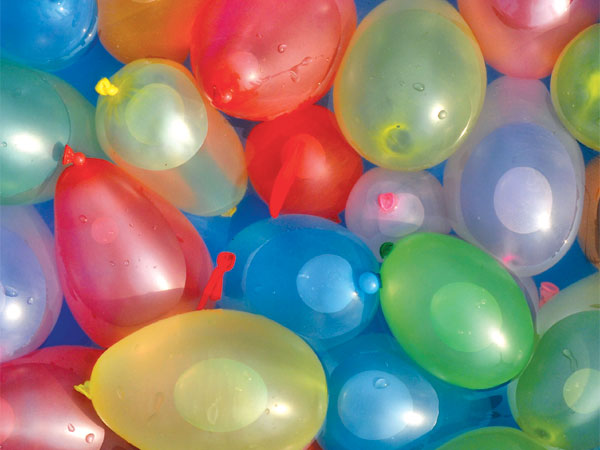
#> input picture images/water_balloons.jpg, 600 x 450 px
$ jupyter execute Water_balloon.ipynb   (shell and % lines are left out)
#> lines starting #> are read from the running program, lines starting #| are printed output that depends on the picture; after the words box and inside, x2 and y2 are one past the last pixel; in counts of white or black regions, pixels touching at a corner belong together
[cell 1]
import matplotlib.pyplot as plt
import numpy as np
import cv2


# Read the image
image = cv2.imread('images/water_balloons.jpg')
#> image is the input picture: shape (450, 600, 3); mean B, G, R 122.9, 133.3, 141.6

# Make a copy of the image
image_copy = np.copy(image)

# Change the color space
image_copy = cv2.cvtColor(image_copy, cv2.COLOR_BGR2RGB)

plt.imshow(image_copy)

[cell 2]
# RGB channels
r = image_copy[:, :, 0]
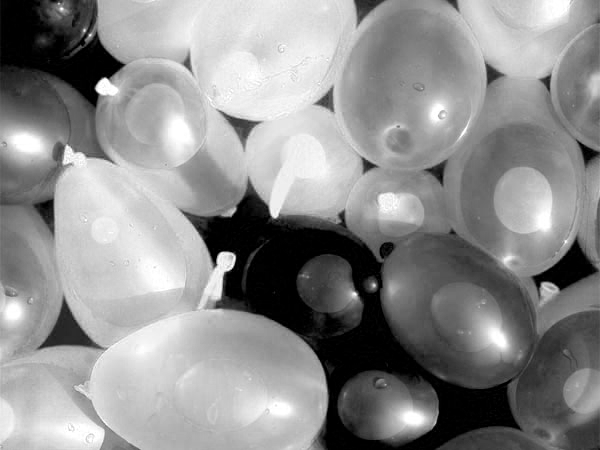
#> r: shape (450, 600); min 0, max 255, mean 141.6
g = image_copy[:, :, 1]
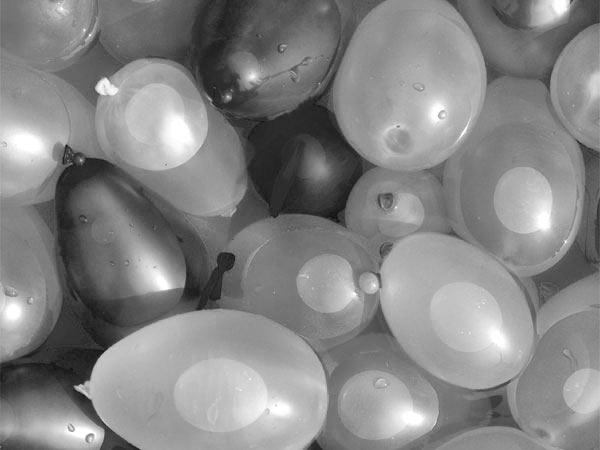
#> g: shape (450, 600); min 14, max 255, mean 133.3
b = image_copy[:, :, 2]
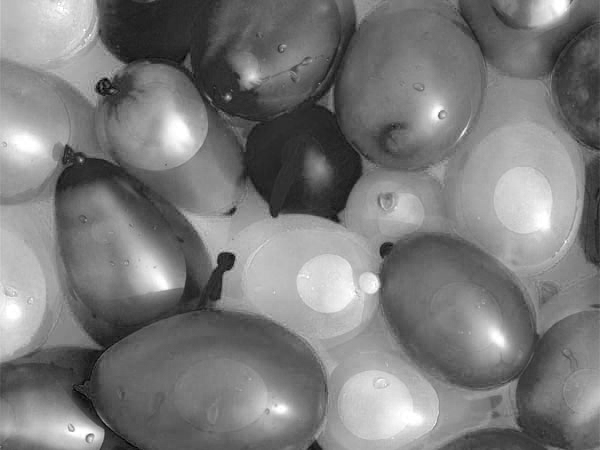
#> b: shape (450, 600); min 0, max 255, mean 122.9

f, (ax1, ax2, ax3) = plt.subplots(1, 3, figsize=(20, 10))

ax1.set_title('Red')
ax1.imshow(r, cmap='gray')

ax2.set_title('Green')
ax2.imshow(g, cmap='gray')

ax3.set_title('Blue')
ax3.imshow(b, cmap='gray')
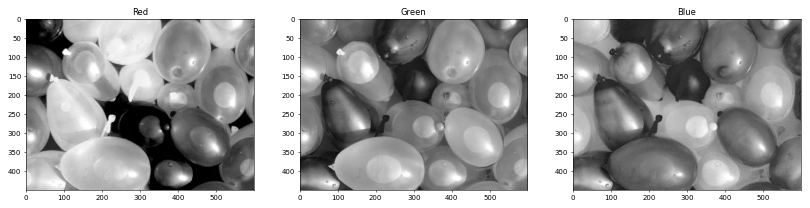
#> figure drawn by matplotlib, 3 panels

[cell 3]
# Convert from RGB to HSV
hsv = cv2.cvtColor(image_copy, cv2.COLOR_RGB2HSV)
#> hsv: shape (450, 600, 3); mean H, S, V 75.6, 132.3, 182.4

# HSV Channnel
h = hsv[:, :, 0]
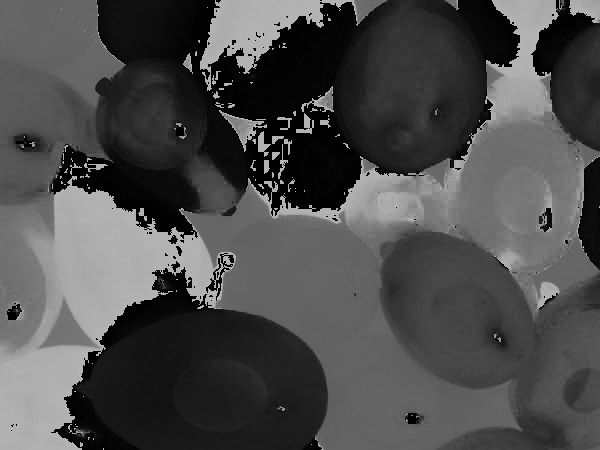
#> h: shape (450, 600); min 0, max 179, mean 75.6
s = hsv[:, :, 1]
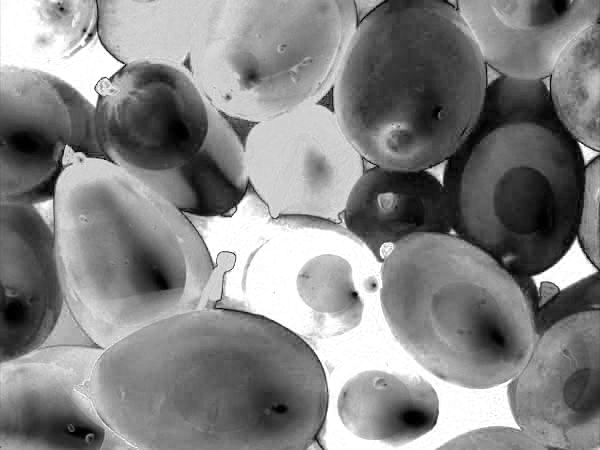
#> s: shape (450, 600); min 0, max 255, mean 132.3
v = hsv[:, :, 2]
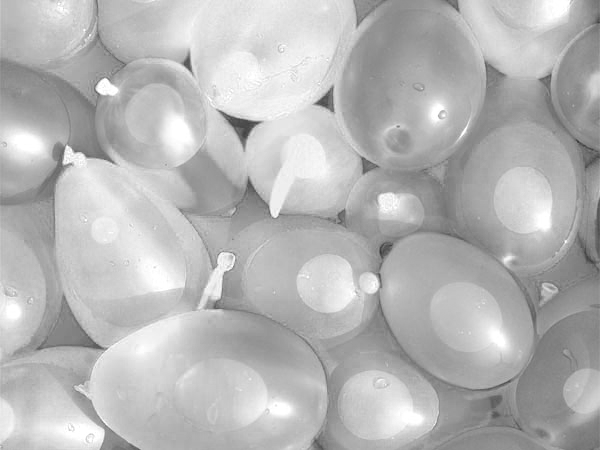
#> v: shape (450, 600); min 58, max 255, mean 182.4

f, (ax1, ax2, ax3) = plt.subplots(1, 3, figsize=(20,10))

ax1.set_title('Hue')
ax1.imshow(h, cmap='gray')

ax2.set_title('Saturation')
ax2.imshow(s, cmap='gray')

ax3.set_title('Value')
ax3.imshow(v, cmap='gray')

Define pink and hue selection thresholds

[cell 4]
# Define our color selection criteria in RGB values
lower_pink = np.array([180,0,100])
upper_pink = np.array([255,255,230])

[cell 5]
# Define our color selection criteria in HSV values
lower_hue = np.array([160, 0, 0])
upper_hue = np.array([180, 255, 255])  # hue is from 0 - 180

Mask the image

[cell 6]
""" RGB Mask """
# Define the masked are
mask_rgb = cv2.inRange(image_copy, lower_pink, upper_pink)
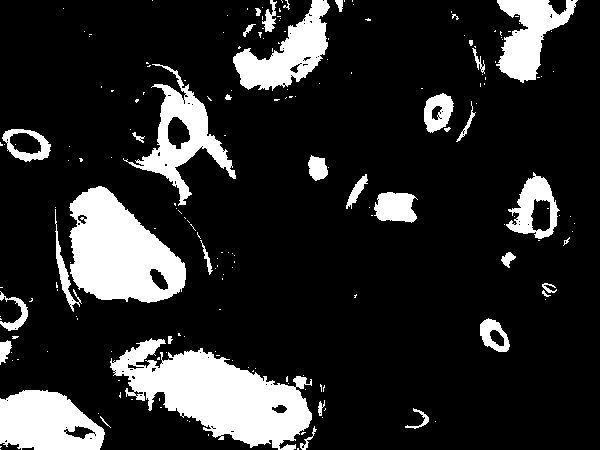
#> mask_rgb: shape (450, 600); 16.5% white; 193 white regions (155 under 20 px), largest, box (x1, y1, x2, y2) and area: (110, 338, 312, 450) 11330, (69, 186, 186, 303) 8839, (0, 390, 105, 450) 4784

# Create an copy and mask the image
masked_image = np.copy(image_copy)
masked_image[mask_rgb==0] = [0,0,0]

plt.imshow(masked_image)
plt.title('RGB Selection')

[cell 7]
""" HSV msk """
# Define the masked area
mask_hsv = cv2.inRange(hsv, lower_hue, upper_hue)
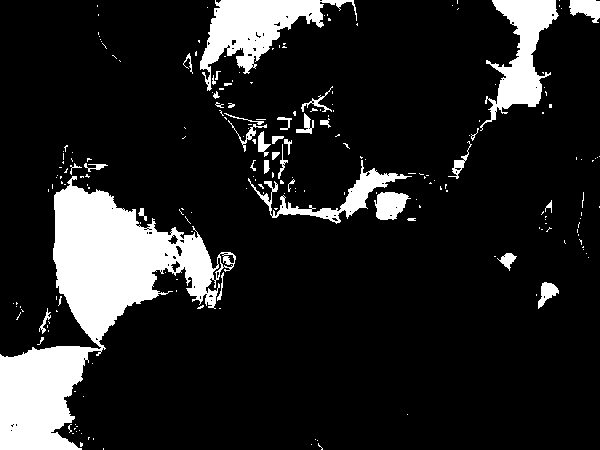
#> mask_hsv: shape (450, 600); 13.8% white; 216 white regions (178 under 20 px), largest, box (x1, y1, x2, y2) and area: (0, 176, 236, 450) 21792, (200, 0, 357, 91) 5150, (480, 0, 559, 131) 4052

# Create an copy and mask the image
masked_image = np.copy(image_copy)
masked_image[mask_hsv==0] = [0,0,0]
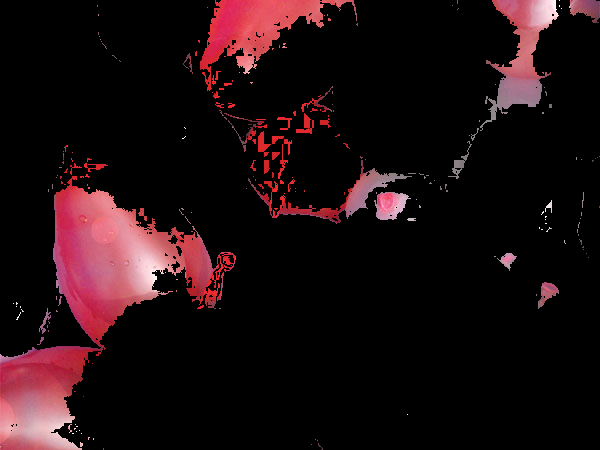
#> masked_image: shape (450, 600, 3); mean R, G, B 28, 12.7, 15.2

plt.imshow(masked_image)
plt.title('HSV selection')

$ run again, with images/pizza_bluescreen.jpg copied over images/water_balloons.jpg
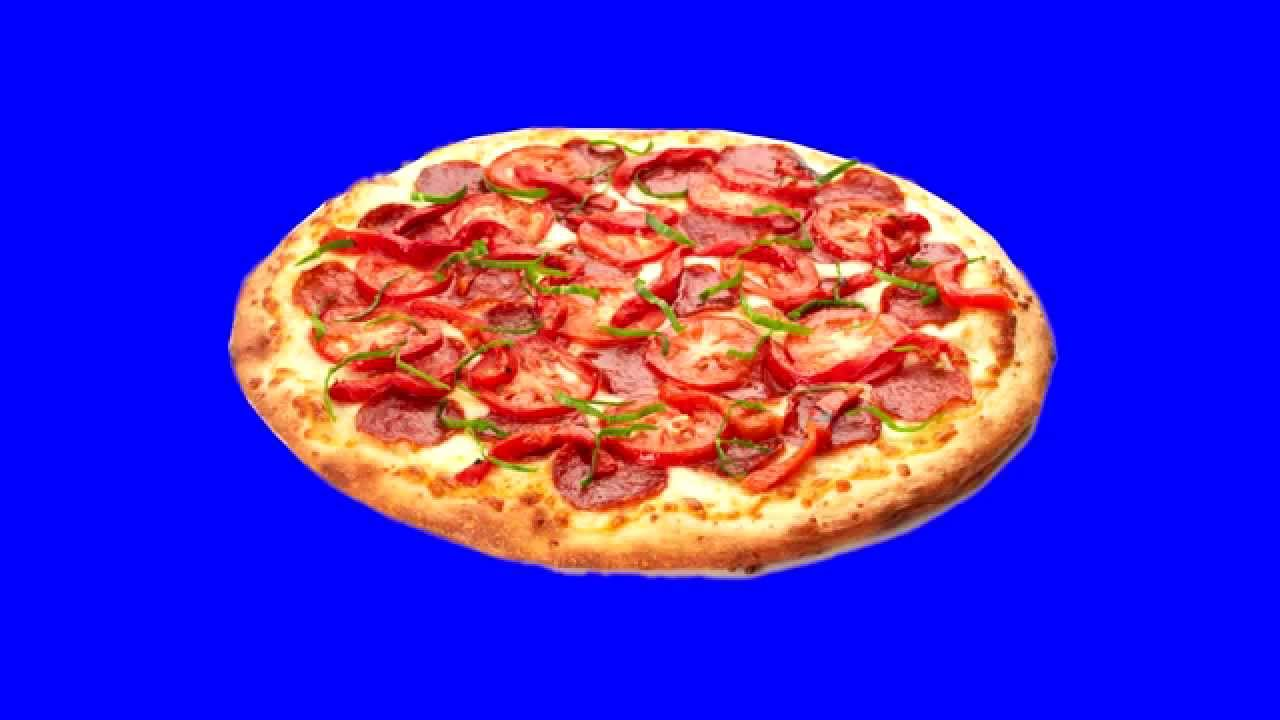
#> input picture images/pizza_bluescreen.jpg, 1280 x 720 px
#> image is the input picture: shape (720, 1280, 3); mean B, G, R 200.5, 40.8, 70.2
#> hsv: shape (720, 1280, 3); mean H, S, V 88.6, 225.6, 243.5
#> `mask_rgb = cv2.inRange(image_copy, lower_pink, upper_pink)`:
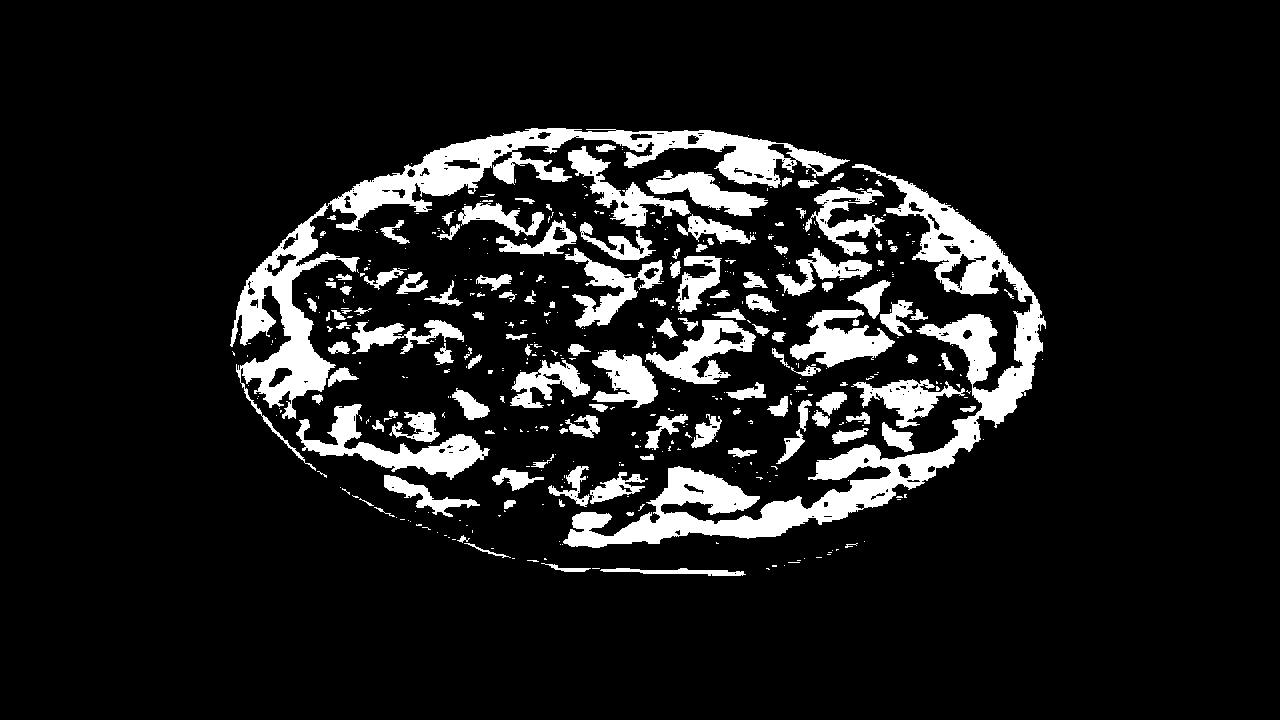
#> mask_rgb: shape (720, 1280); 11.1% white; 496 white regions (361 under 20 px), largest, box (x1, y1, x2, y2) and area: (563, 164, 1046, 548) 25599, (230, 128, 850, 471) 22251, (296, 404, 490, 480) 4373
#> mask_hsv: shape (720, 1280); 1.3% white; 396 white regions (297 under 20 px), largest, box (x1, y1, x2, y2) and area: (358, 222, 496, 267) 1964, (782, 361, 884, 388) 979, (400, 386, 442, 408) 352
#> `masked_image[mask_hsv==0] = [0,0,0]`:
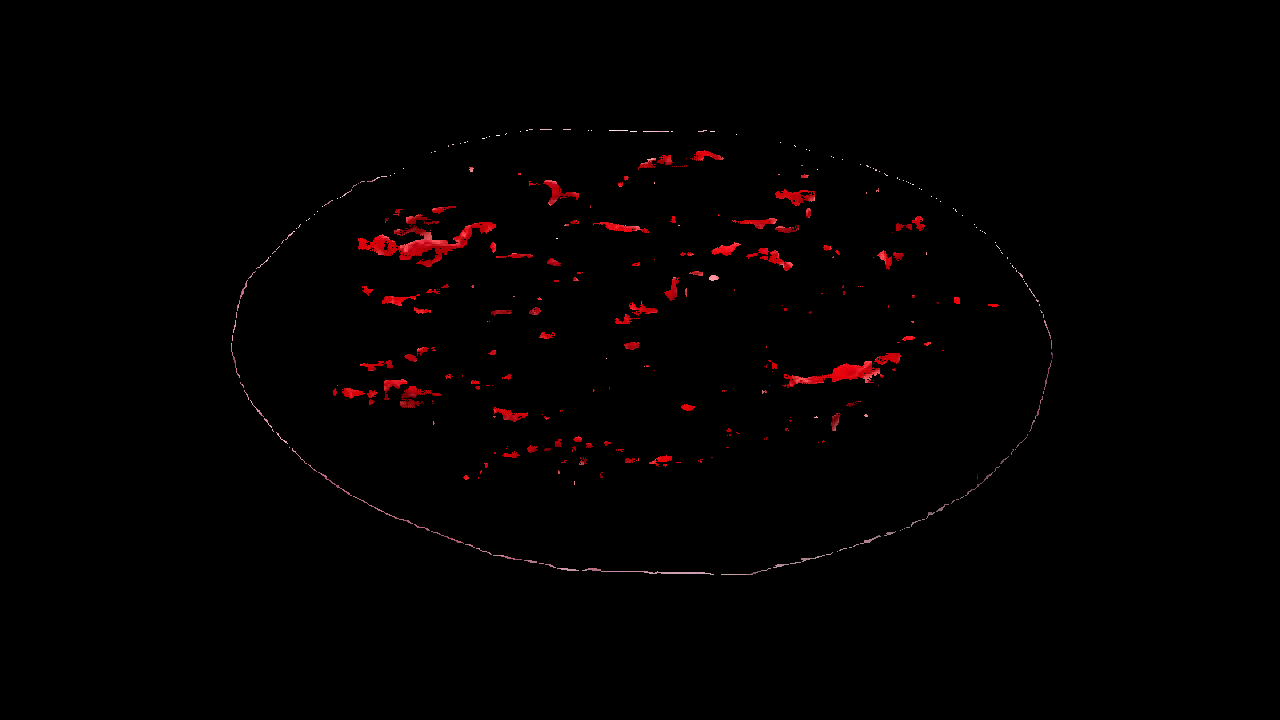
#> masked_image: shape (720, 1280, 3); mean R, G, B 2.6, 0.4, 0.5
